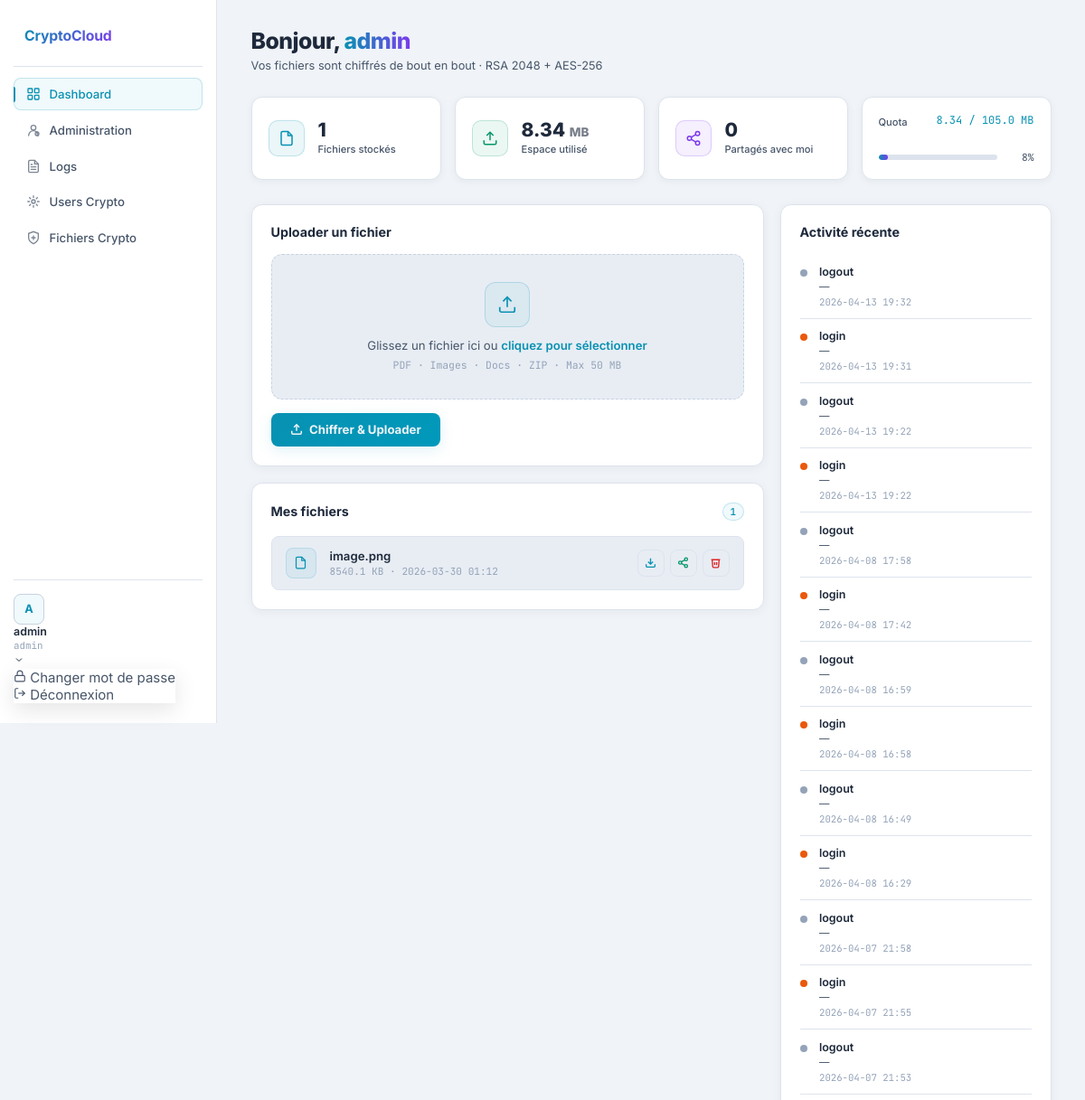
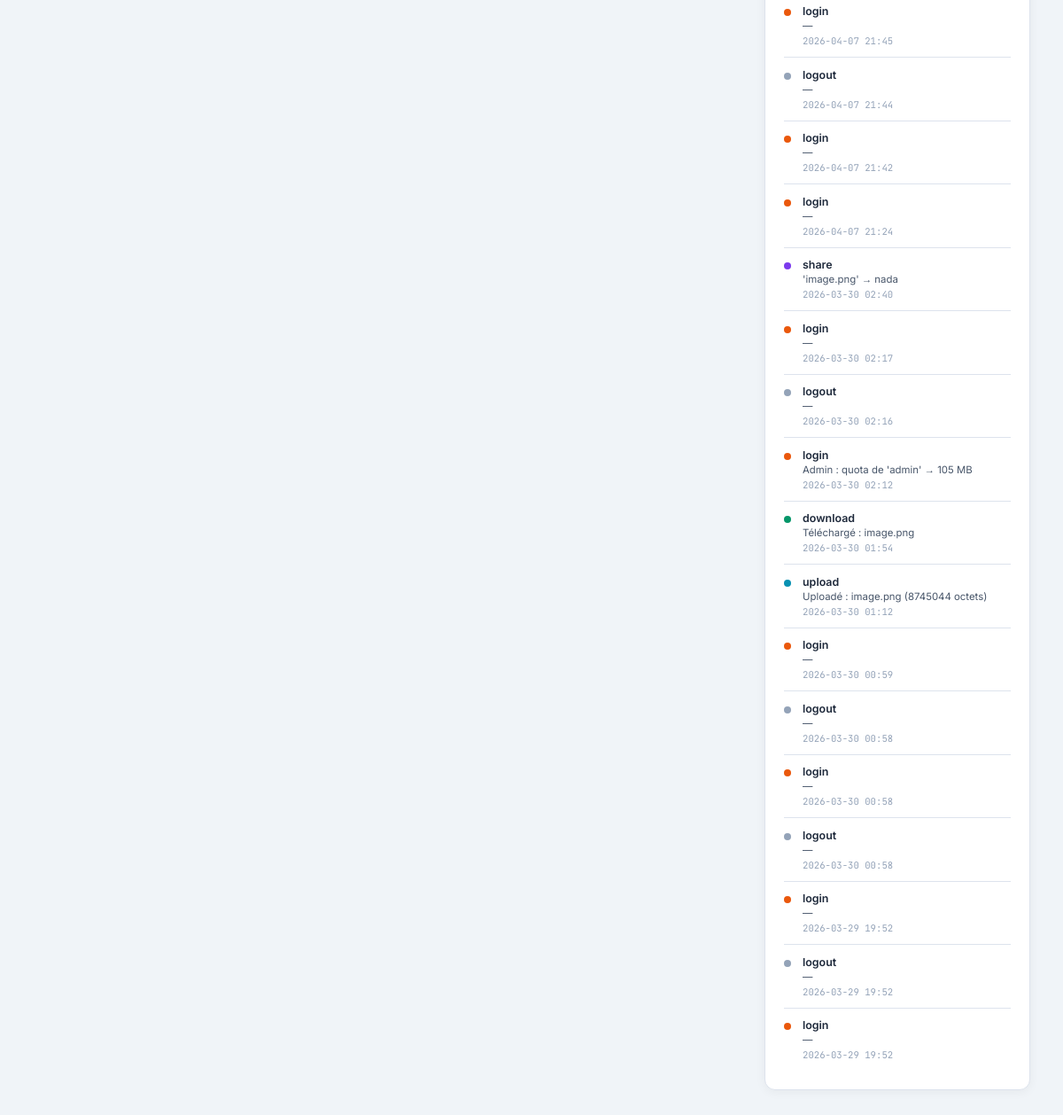
The app's page /dashboard (signed in) with its own data (2 pictures, top to bottom).
### tables this page shows
CREATE TABLE files (
    id                INTEGER PRIMARY KEY AUTOINCREMENT,
    owner_id          INTEGER NOT NULL,
    original_name     TEXT    NOT NULL,
    stored_name       TEXT    NOT NULL UNIQUE,
    file_size         INTEGER NOT NULL CHECK (file_size > 0),
    sha256_hash       TEXT    NOT NULL,   -- hash du fichier ORIGINAL pour intÃ©gritÃ©
    signature         TEXT    NOT NULL,   -- signature RSA en base64
    encrypted_aes_key TEXT    NOT NULL,   -- clÃ© AES chiffrÃ©e par RSA public de l'owner
    iv                TEXT    NOT NULL,   -- IV utilisÃ© pour chiffrer le fichier avec AES
    uploaded_at       TEXT    NOT NULL DEFAULT (datetime('now')),
    FOREIGN KEY (owner_id) REFERENCES users(id) ON DELETE CASCADE
);

CREATE TABLE logs (
    id        INTEGER PRIMARY KEY AUTOINCREMENT,
    user_id   INTEGER,
    action    TEXT NOT NULL
              CHECK (action IN (
                  'login', 'logout', 'upload', 'download','update',
                  'delete', 'share', 'register', 'password_change',
                  'crypto_keygen', 'crypto_encrypt', 'crypto_decrypt', 
                  'crypto_sign', 'crypto_verify', 'crypto_share', 
                  'crypto_load_private'
              )),
    details   TEXT,
    ip        TEXT,
    timestamp TEXT NOT NULL DEFAULT (datetime('now')),
    FOREIGN KEY (user_id) REFERENCES users(id) ON DELETE SET NULL
);

### main.py (the view)
@app.route("/dashboard")
def dashboard():
    if "user_id" not in session:
        return redirect(url_for("auth.login"))
    user_id = session["user_id"]
    stats   = get_quota_stats(user_id)
    return render_template(
        "dashboard.html",
        files          = list_user_files(user_id),
        shared_files   = list_shared_with_me(user_id),
        logs           = get_logs_by_user(user_id),
        quota_used_mb  = stats["quota_used_mb"],
        quota_max_mb   = stats["quota_max_mb"],
        quota_percent  = stats["quota_percent"],
    )

### database/db.py (called while the page is built)
def get_connection():
    conn = sqlite3.connect(DB_PATH)
    conn.row_factory = sqlite3.Row
    conn.execute("PRAGMA foreign_keys = ON")
    return conn

def fetch_one(query, params=()):
    with get_connection() as conn:
        return conn.execute(query, params).fetchone()

def fetch_all(query, params=()):
    with get_connection() as conn:
        return conn.execute(query, params).fetchall()

def execute(query, params=()):
    with get_connection() as conn:
        cursor = conn.execute(query, params)
        conn.commit()
        return cursor.lastrowid

def get_quota(user_id):
    return fetch_one("SELECT * FROM quotas WHERE user_id = ?", (user_id,))

def get_files_by_user(user_id):
    return fetch_all("SELECT * FROM files WHERE owner_id = ? ORDER BY uploaded_at DESC", (user_id,))

def get_files_shared_with_user(user_id):
    return fetch_all("""
        SELECT f.*, u.username AS owner_name, sf.shared_at
        FROM shared_files sf
        JOIN files f ON sf.file_id = f.id
        JOIN users u ON f.owner_id = u.id
        WHERE sf.shared_with = ?
        ORDER BY sf.shared_at DESC
    """, (user_id,))

def get_logs_by_user(user_id):
    return fetch_all(
        "SELECT * FROM logs WHERE user_id = ? ORDER BY timestamp DESC LIMIT 50",
        (user_id,)
    )

### services/file_service.py (called while the page is built)
def _init_download_history_table():
    execute("""
        CREATE TABLE IF NOT EXISTS download_history (
            id            INTEGER PRIMARY KEY AUTOINCREMENT,
            file_id       INTEGER NOT NULL,
            user_id       INTEGER NOT NULL,
            downloaded_at TEXT    NOT NULL DEFAULT (datetime('now')),
            FOREIGN KEY (file_id) REFERENCES files(id) ON DELETE CASCADE,
            FOREIGN KEY (user_id) REFERENCES users(id) ON DELETE CASCADE
        )
    """)

def get_download_count(file_id):
    _init_download_history_table()
    rows = fetch_all(
        "SELECT COUNT(*) as cnt FROM download_history WHERE file_id = ?",
        (file_id,)
    )
    return rows[0]["cnt"] if rows else 0

def list_user_files(user_id):
    files = get_files_by_user(user_id)
    result = []
    for f in files:
        d = dict(f)
        d["download_count"] = get_download_count(f["id"])
        result.append(d)
    return result

def list_shared_with_me(user_id):
    return get_files_shared_with_user(user_id)

### templates/dashboard.html (shortened to what this page needs)
{% extends "base.html" %}
{% block content %}
<div class="dash-header">
  <div>
    <h1 class="page-title">Bonjour, <span class="highlight">{{ session['username'] }}</span> </h1>
    <p class="page-sub">Vos fichiers sont chiffrés de bout en bout · RSA 2048 + AES-256</p>
  </div>
</div>
<div class="stats-row">
  <div class="stat-card">
    <div class="stat-icon icon-blue">
      <svg width="18" height="18" viewBox="0 0 24 24" fill="none" stroke="currentColor" stroke-width="2">
        <path d="M14 2H6a2 2 0 0 0-2 2v16a2 2 0 0 0 2 2h12a2 2 0 0 0 2-2V8z"/>
        <polyline points="14 2 14 8 20 8"/>
      </svg>
    </div>
    <div>
      <p class="stat-value">{{ files|length }}</p>
      <p class="stat-label">Fichiers stockés</p>
    </div>
  </div>
  <div class="stat-card">
    <div class="stat-icon icon-green">
      <svg width="18" height="18" viewBox="0 0 24 24" fill="none" stroke="currentColor" stroke-width="2">
        <path d="M21 15v4a2 2 0 0 1-2 2H5a2 2 0 0 1-2-2v-4"/>
        <polyline points="17 8 12 3 7 8"/><line x1="12" y1="3" x2="12" y2="15"/>
      </svg>
    </div>
    <div>
      <p class="stat-value">{{ quota_used_mb }} <span style="font-size:.9rem;opacity:.6">MB</span></p>
      <p class="stat-label">Espace utilisé</p>
    </div>
  </div>
  <div class="stat-card">
    <div class="stat-icon icon-purple">
      <svg width="18" height="18" viewBox="0 0 24 24" fill="none" stroke="currentColor" stroke-width="2">
        <circle cx="18" cy="5" r="3"/><circle cx="6" cy="12" r="3"/><circle cx="18" cy="19" r="3"/>
        <line x1="8.59" y1="13.51" x2="15.42" y2="17.49"/><line x1="15.41" y1="6.51" x2="8.59" y2="10.49"/>
      </svg>
    </div>
    <div>
      <p class="stat-value">{{ shared_files|length }}</p>
      <p class="stat-label">Partagés avec moi</p>
    </div>
  </div>
  <div class="stat-card quota-stat">
    <div class="quota-top">
      <span class="stat-label">Quota</span>
      <span class="quota-nums">{{ quota_used_mb }} / {{ quota_max_mb }} MB</span>
    </div>
    <div class="quota-bar-wrap">
      <div class="quota-bar-track">
        <div class="quota-bar-fill" data-percent="{{ quota_percent }}" style="width:0%"></div>
      </div>
      <span class="quota-pct">{{ quota_percent }}%</span>
    </div>
  </div>
</div>
<div class="dash-grid">
  <div class="dash-col-main">
    <div class="card" style="animation-delay:.1s">
      <div class="card-header">
        <h2 class="card-title">Uploader un fichier</h2>
      </div>
      <form method="POST" action="/upload" enctype="multipart/form-data">
        <div class="upload-zone" id="uploadZone">
          <div class="upload-icon">
            <svg width="22" height="22" viewBox="0 0 24 24" fill="none" stroke="currentColor" stroke-width="1.8">
              <path d="M21 15v4a2 2 0 0 1-2 2H5a2 2 0 0 1-2-2v-4"/>
              <polyline points="17 8 12 3 7 8"/><line x1="12" y1="3" x2="12" y2="15"/>
            </svg>
          </div>
          <p class="upload-text" id="uploadLabel">
            Glissez un fichier ici ou <span class="upload-link">cliquez pour sélectionner</span>
          </p>
          <p class="upload-hint">PDF · Images · Docs · ZIP · Max 50 MB</p>
        </div>
        <button type="submit" class="btn-primary">
          <svg width="14" height="14" viewBox="0 0 24 24" fill="none" stroke="currentColor" stroke-width="2.5">
            <path d="M21 15v4a2 2 0 0 1-2 2H5a2 2 0 0 1-2-2v-4"/>
            <polyline points="17 8 12 3 7 8"/><line x1="12" y1="3" x2="12" y2="15"/>
          </svg>
          Chiffrer &amp; Uploader
        </button>
      </form>
    </div>
    <div class="card" style="animation-delay:.15s">
      <div class="card-header">
        <h2 class="card-title">Mes fichiers</h2>
        <span class="badge-count">{{ files|length }}</span>
      </div>
      {% if files %}
      <div class="file-list">
        {% for file in files %}
        <div class="file-row" style="animation-delay:{{ loop.index0 * 0.05 }}s">
          <div class="file-icon">
            <svg width="15" height="15" viewBox="0 0 24 24" fill="none" stroke="currentColor" stroke-width="2">
              <path d="M14 2H6a2 2 0 0 0-2 2v16a2 2 0 0 0 2 2h12a2 2 0 0 0 2-2V8z"/>
              <polyline points="14 2 14 8 20 8"/>
            </svg>
          </div>
          <div class="file-info">
            <p class="file-name">{{ file['original_name'] }}</p>
            <p class="file-meta">{{ (file['file_size'] / 1024)|round(1) }} KB · {{ file['uploaded_at'][:16] }}</p>
          </div>
          <div class="file-actions">
            <a href="/download/{{ file['id'] }}" class="icon-btn icon-btn-blue" title="Télécharger">
              <svg width="13" height="13" viewBox="0 0 24 24" fill="none" stroke="currentColor" stroke-width="2.5">
                <path d="M21 15v4a2 2 0 0 1-2 2H5a2 2 0 0 1-2-2v-4"/>
                <polyline points="7 10 12 15 17 10"/><line x1="12" y1="15" x2="12" y2="3"/>
              </svg>
            </a>
            <button class="icon-btn icon-btn-green" title="Partager"
                    onclick="openShareModal({{ file['id'] }}, '{{ file['original_name'] }}')">
              <svg width="13" height="13" viewBox="0 0 24 24" fill="none" stroke="currentColor" stroke-width="2.5">
                <circle cx="18" cy="5" r="3"/><circle cx="6" cy="12" r="3"/><circle cx="18" cy="19" r="3"/>
                <line x1="8.59" y1="13.51" x2="15.42" y2="17.49"/>
                <line x1="15.41" y1="6.51" x2="8.59" y2="10.49"/>
              </svg>
            </button>
            <form method="POST" action="/delete/{{ file['id'] }}" style="display:inline"
                  onsubmit="return confirm('Supprimer ce fichier ?')">
              <button type="submit" class="icon-btn icon-btn-red" title="Supprimer">
                <svg width="13" height="13" viewBox="0 0 24 24" fill="none" stroke="currentColor" stroke-width="2.5">
                  <polyline points="3 6 5 6 21 6"/>
                  <path d="M19 6l-1 14a2 2 0 0 1-2 2H8a2 2 0 0 1-2-2L5 6"/>
                  <path d="M10 11v6"/><path d="M14 11v6"/>
                </svg>
              </button>
            </form>
          </div>
        </div>
        {% endfor %}
      </div>
      {% endif %}
    </div>
  </div>
  <div class="dash-col-side">
    <div class="card card-full" style="animation-delay:.2s">
      <div class="card-header">
        <h2 class="card-title">Activité récente</h2>
      </div>
      {% if logs %}
      <ul class="activity-list">
        {% for log in logs %}
        <li class="activity-item" style="animation-delay:{{ loop.index0 * 0.04 }}s">
          <div class="activity-dot dot-{{ log['action'] }}"></div>
          <div class="activity-body">
            <p class="activity-action">{{ log['action'] }}</p>
            <p class="activity-detail">{{ log['details'] or '—' }}</p>
            <p class="activity-time">{{ log['timestamp'][:16] }}</p>
          </div>
        </li>
        {% endfor %}
      </ul>
      {% else %}
      <div class="empty-state"><p>Aucune activité</p></div>
      {% endif %}
    </div>
  </div>
</div>
{% endblock %}

### records on screen
files: original_name "image.png", (file['file_size']/1024)|round(1) "8540.1", uploaded_at "2026-03-30 01:12"
logs: action "logout", log "—", timestamp "2026-04-13 19:32"
logs: action "login", log "—", timestamp "2026-04-13 19:31"
logs: action "logout", log "—", timestamp "2026-04-13 19:22"
logs: action "login", log "—", timestamp "2026-04-13 19:22"
logs: action "logout", log "—", timestamp "2026-04-08 17:58"
logs: action "login", log "—", timestamp "2026-04-08 17:42"
logs: action "logout", log "—", timestamp "2026-04-08 16:59"
logs: action "login", log "—", timestamp "2026-04-08 16:58"
logs: action "logout", log "—", timestamp "2026-04-08 16:49"
logs: action "login", log "—", timestamp "2026-04-08 16:29"
logs: action "logout", log "—", timestamp "2026-04-07 21:58"
logs: action "login", log "—", timestamp "2026-04-07 21:55"
logs: action "logout", log "—", timestamp "2026-04-07 21:53"
logs: action "login", log "—", timestamp "2026-04-07 21:45"
logs: action "logout", log "—", timestamp "2026-04-07 21:44"
logs: action "login", log "—", timestamp "2026-04-07 21:42"
logs: action "login", log "—", timestamp "2026-04-07 21:24"
logs: action "share", details "'image.png' → nada", timestamp "2026-03-30 02:40"
logs: action "login", log "—", timestamp "2026-03-30 02:17"
logs: action "logout", log "—", timestamp "2026-03-30 02:16"
logs: action "login", details "Admin : quota de 'admin' → 105 MB", timestamp "2026-03-30 02:12"
logs: action "download", details "Téléchargé : image.png", timestamp "2026-03-30 01:54"
logs: action "upload", details "Uploadé : image.png (8745044 octets)", timestamp "2026-03-30 01:12"
logs: action "login", log "—", timestamp "2026-03-30 00:59"
logs: action "logout", log "—", timestamp "2026-03-30 00:58"
logs: action "login", log "—", timestamp "2026-03-30 00:58"
logs: action "logout", log "—", timestamp "2026-03-30 00:58"
logs: action "login", log "—", timestamp "2026-03-29 19:52"
logs: action "logout", log "—", timestamp "2026-03-29 19:52"
logs: action "login", log "—", timestamp "2026-03-29 19:52"

### other values on screen
{{ session['username'][0]|upper }} "A"
{{ session['username'] }} "admin"
{{ session.get('role', 'user') }} "admin"
{{ files|length }} "1"
{{ quota_used_mb }} "8.34"
{{ shared_files|length }} "0"
{{ quota_max_mb }} "105.0"
{{ quota_percent }} "8"
